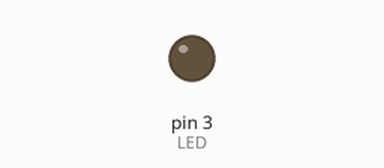
A sketch run on a simulated Arduino Uno, built with avr-gcc and run on an emulated ATmega328P. On the bench: output pins drawn as LEDs (lit = HIGH).

Above: at 0.05 s.
At 5.75 s:
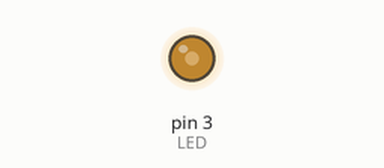
At 11.55 s:
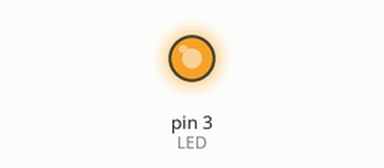
At 23.15 s:
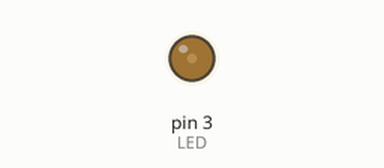
Timing chart, 0 to 33.3 s (numbered marks = the images above):
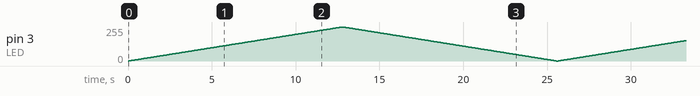

The sketch:

P2A0_04_PWM_2.ino.ino
```cpp
int LED = 3;
int BRILLO;


void setup() {
  pinMode(LED, OUTPUT);// put your setup code here, to run once:

}

void loop() {
  for(BRILLO=0; BRILLO<256; BRILLO++){
    analogWrite(LED, BRILLO);
    delay(50);
  }
  for(BRILLO=255; BRILLO>=0; BRILLO--){
    analogWrite(LED, BRILLO);
    delay(50);
  }
}
```
